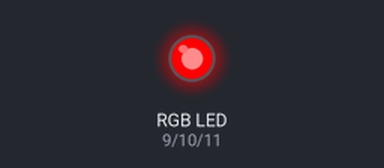
A sketch run on a simulated Arduino Uno, built with avr-gcc and run on an emulated ATmega328P. Shown: an RGB LED mixed from three pins (HIGH = lit).

Above: at 0.05 s.
At 1.25 s:
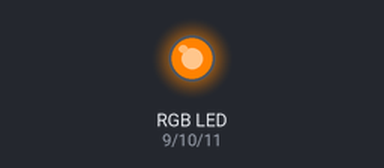
At 1.85 s:
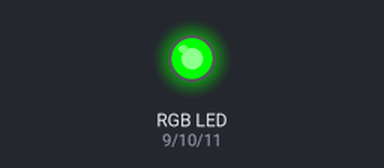
At 2.5 s:
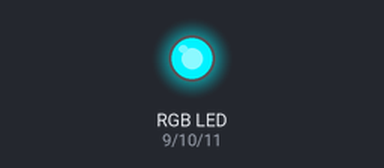
At 3.75 s:
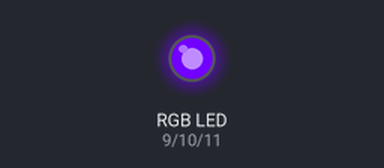
At 5.0 s:
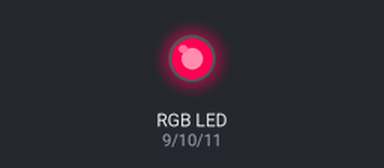
Timing chart, 0 to 6.5 s (numbered marks = the images above):
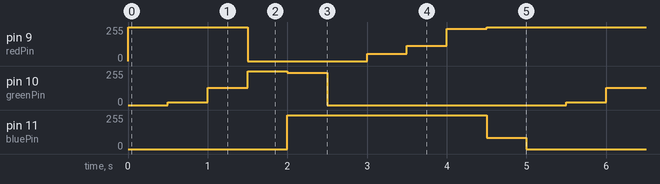

The sketch:

RGBLEDTest.ino
```cpp
/*
 * All of the LED pins have to be analog
 *
 * RGB LED were in the sparkfun kit
 */

int redPin = 9;
int greenPin = 10;
int bluePin = 11;

void setup()
{
  pinMode(redPin, OUTPUT);
  pinMode(greenPin, OUTPUT);
  pinMode(bluePin, OUTPUT);
}
void loop()
{
  setColor(255, 0, 0); // red
  delay(500);
  setColor(255, 20, 0); // orange
  delay(500);
  setColor(255, 130, 0); // yellow
  delay(500);
  setColor(0, 255, 0); // green
  delay(500);
  setColor(0, 242, 255); // light blue
  delay(500);
  setColor(0, 0, 255); // blue
  delay(500);
  setColor(55, 0, 255); // indiago
  delay(500);
  setColor(113, 0, 255); // purple
  delay(500);
  setColor(242, 0, 255); // pink
  delay(500);
  setColor(255, 0, 83); // pinkish red
  delay(500);
}
void setColor(int red, int green, int blue)
{
  analogWrite(redPin, red);
  analogWrite(greenPin, green);
  analogWrite(bluePin, blue);
}
```

Measured:
- by itself, pin 9 (redPin): repeats every 5.0 s: 0/255 1.5 s, 55/255 0.50 s, 113/255 0.50 s, 242/255 0.50 s, 255/255 2.0 s
- by itself, pin 10 (greenPin): repeats every 5.0 s: 130/255 0.50 s, 255/255 0.50 s, 242/255 0.50 s, 0/255 3.0 s, 20/255 0.50 s
- by itself, pin 11 (bluePin): repeats every 5.0 s: 83/255 0.50 s, 0/255 2.0 s, 255/255 2.5 s
